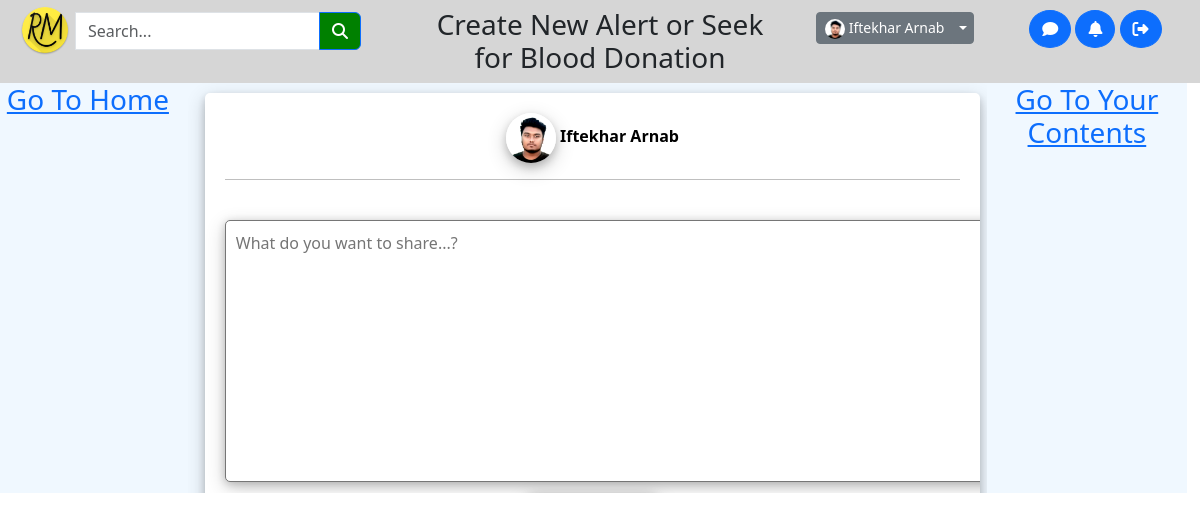
Before: /create_post_alert.php (signed in) with the older database file.
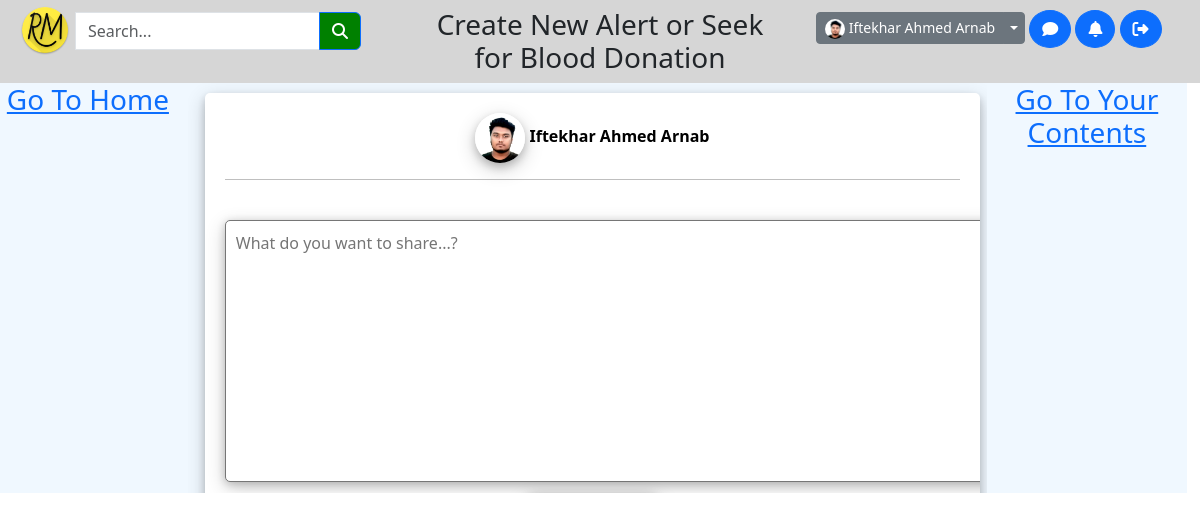
After: the same page with the newer database file.
### tables this page shows
CREATE TABLE `users` (
  `fname` varchar(150) DEFAULT NULL,
  `lname` varchar(150) DEFAULT NULL,
  `uname` varchar(150) DEFAULT NULL,
  `email` varchar(150) DEFAULT NULL,
  `phone` varchar(150) DEFAULT NULL,
  `job` varchar(150) DEFAULT NULL,
  `about` varchar(500) DEFAULT NULL,
  `pass` varchar(150) DEFAULT NULL,
  `id` int(11) NOT NULL,
  `verified` varchar(20) DEFAULT NULL,
  `flag` int(11) DEFAULT 0,
  `content_count` int(11) DEFAULT 0,
  `pro_pic` varchar(500) DEFAULT NULL,
  `temp_id` varchar(50) DEFAULT NULL,
  `date_of_birth` varchar(100) DEFAULT NULL,
  `religion` varchar(100) DEFAULT NULL,
  `language` varchar(100) DEFAULT NULL,
  `relation` varchar(100) DEFAULT NULL,
  `blood` varchar(100) DEFAULT NULL,
  `nation` varchar(100) DEFAULT NULL,
  `address` varchar(100) DEFAULT NULL,
  `gender` varchar(50) DEFAULT NULL,
  `politics` varchar(50) DEFAULT NULL,
  `sports` varchar(400) DEFAULT NULL,
  `hobby` varchar(400) DEFAULT NULL,
  `temp_id2` varchar(50) DEFAULT NULL,
  `status` varchar(50) DEFAULT NULL,
  `s_verified` varchar(50) DEFAULT NULL
);

### create_post_alert.php (the view, shortened to what this page needs)
<?php
$username = "Guest";
$own_profile_link = "logreg.php";
$loguser_propic = "ext-files/user/default.jpg";
function get_propic($aid)
{
    include('include/connection.php');
    $apic = "ext-files/user/default.jpg";
    $asql = "SELECT * FROM users WHERE id = '$aid'";
    $ares = mysqli_query($con, $asql);
    while ($class_arow = mysqli_fetch_assoc($ares)) {
        if (!(empty($class_arow['pro_pic']))) {
            $apic = "ext-files/user/" . $class_arow['pro_pic'];
        }
    }
    return $apic;
}
function get_uname($aid)
{
    include('include/connection.php');
    $rt_val = "Guest";
    $asql = "SELECT * FROM users WHERE id = '$aid'";
    $ares = mysqli_query($con, $asql);
    while ($class_arow = mysqli_fetch_assoc($ares)) {
        $rt_val = $class_arow['fname'] . ' ' . $class_arow['lname'];
    }
    return $rt_val;
}
if (isset($_SESSION["logid"])) {
    $own_profile_link = "profile.php";
    $ulogid = $_SESSION["logid"];
    $username = get_uname($ulogid);
    $loguser_propic = get_propic($ulogid);
}
?>
<!DOCTYPE html>
<html lang="en">
<head>
    <link rel="stylesheet" href="assets/fontawesome/css/all.css">
    <link rel="stylesheet" href="assets/bootstrap/css/bootstrap.min.css">
    <link rel="stylesheet" href="css/style.css?v=<?php echo time(); ?>">
</head>
<body>
    <div style="background-color: rgb(214, 214, 214);">
        <div class="row">
            <div class="col-sm-4">
                <a href="index.php">
                    <img src="files/logo/rm.png" height="50px" width="50px" style="float:left; margin-top:5px;margin-left:20px;">
                </a>
                <form method="GET" action="search.php">
                    <div class="form-group" style="float:left;">
                        <div class="input-group" style="padding: 2%; margin-top:2%;">
                            <input type="search" name="q" class="form-control" placeholder="Search..." />
                            <button type="submit" class="btn btn-primary" style="background-color: green;">
                                <i class="fas fa-search"></i>
                            </button>
                        </div>
                    </div>
                </form>
            </div>
            <div class="col-sm-4">
                <div class="myTab" style="margin: 2%; text-align:center;">
                    <h3>Create New Alert or Seek for Blood Donation</h3>
                </div>
            </div>
            <div class="col-sm-4 userpane">
                <div style="float:right; margin-top: 2%; margin-right: 10%;">
                    <a type="button" class=" home-rbtn btn btn-primary btn-rounded btn-icon" href="chat.php">
                        <i class="fas fa-comment"></i>
                    </a>
                    <a type="button" class=" home-rbtn btn btn-primary btn-rounded btn-icon" href="notification.php">
                        <i class="fas fa-bell"></i>
                    </a>
                    <a type="button" class=" home-rbtn btn btn-primary btn-rounded btn-icon" href="subdir/logout.php">
                        <i class="fas fa-sign-out-alt"></i>
                    </a>
                </div>
                <div style="margin-top: 3%;">
                    <div class="btn-group">
                        <a href="<?= $own_profile_link ?>" class="btn btn-secondary btn-sm home-profile-shortcut" type="button">
                            <img src="<?= $loguser_propic ?>" height="20px" width="20px" style="border-radius: 50%;">
                            <?= $username ?>
                        </a>
                        <button type="button" class="btn btn-sm btn-secondary dropdown-toggle dropdown-toggle-split" data-bs-toggle="dropdown" aria-expanded="false">
                        </button>
                    </div>
                </div>
            </div>
        </div>
    </div>
    <div class="row" style="background-color:aliceblue; width: 99.9%;">
        <div class="col-sm-2 home1 hide-in-mobile" style="overflow-y:scroll;" id="home1">
            <a href="index.php">
                <h3 style="text-align:center;">Go To Home</h3>
            </a>
        </div>
        <div class="col-sm-8" style="overflow-y:scroll;" id="home2">
            <div class="card-main">
                <form class="create-post-form" action="subdir/post_now_alert.php" method="POST" enctype="multipart/form-data">
                    <a title="View User Profile" class="unformatted-link homepage-poster-name" href="profile.php">
                        <img class="profile-pic-home-post" src="<?= $loguser_propic ?>">
                        <?= $username ?>
                        <hr><br>
                    </a>
                    <textarea name="content" class="one textbox" rows="10" cols="90" placeholder="What do you want to share...?"></textarea><br>
                </form>
            </div>
        </div>
        <div class="col-sm-2 hide-in-mobile" style="overflow-y:scroll;" id="home3">
            <a href="your_contents.php">
                <h3 style="text-align:center;">Go To Your Contents</h3>
            </a>
        </div>
    </div>
</body>
</html>

Changed rows visible on the page:
changed users: username "Iftekhar Arnab" → "Iftekhar Ahmed Arnab"
